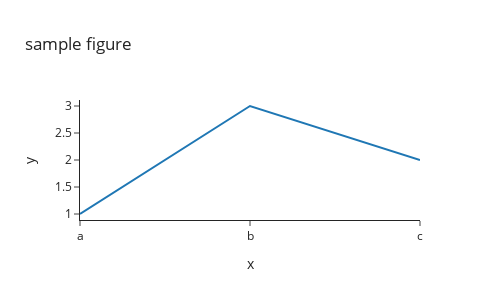

Notebook source saved alongside this figure:
### Code cell
fig = px.line(x=["a","b","c"], y=[1,3,2], title="sample figure")
print(fig)
fig.show()

### Figure 1 — Plotly figure (JSON) as saved in the notebook; plotly's stock layout.template omitted (floating-point values rounded to 4 significant figures)
{"data": [{"hovertemplate": "x=%{x}<br>y=%{y}<extra></extra>", "legendgroup": "", "line": {"color": "#1F77B4", "dash": "solid"}, "marker": {"symbol": "circle"}, "mode": "lines", "name": "", "orientation": "v", "showlegend": false, "type": "scatter", "x": ["a", "b", "c"], "xaxis": "x", "y": [1, 3, 2], "yaxis": "y"}], "layout": {"height": 300, "legend": {"tracegroupgap": 0}, "title": {"text": "sample figure"}, "width": 500, "xaxis": {"anchor": "y", "domain": [0, 1], "title": {"text": "x"}}, "yaxis": {"anchor": "x", "domain": [0, 1], "title": {"text": "y"}}}}
